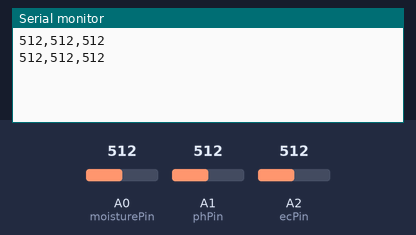
The sketch below on a simulated Arduino Uno, built with avr-gcc and run on an emulated ATmega328P. Shown: the last lines printed to the serial monitor. The inputs (shaded band) are chosen by the test bench; at power-on: A0 (moisturePin) = 512, A1 (phPin) = 512, A2 (ecPin) = 512.

Above: at 2.8 s.
2.9 s: A0 (moisturePin) set to 716
At 5.1 s:
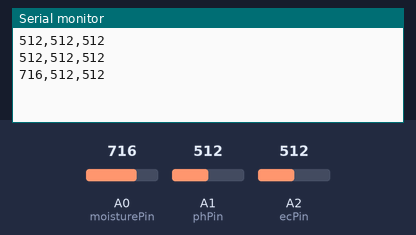
5.6 s: A1 (phPin) set to 716
At 6.6 s:
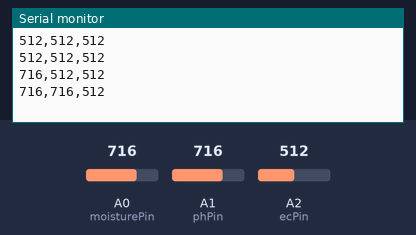
8.3 s: A2 (ecPin) set to 716
At 10.8 s:
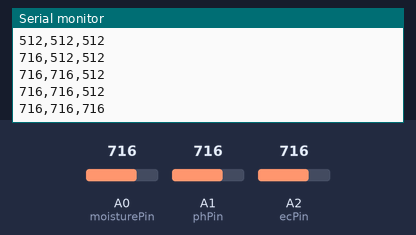
11.0 s: A0 (moisturePin) set to 900
At 12.5 s:
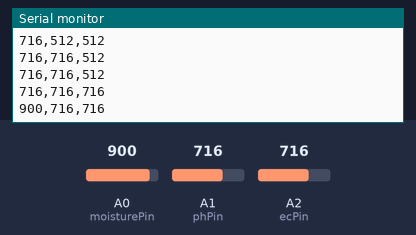
13.7 s: A1 (phPin) set to 900
At 15.2 s:
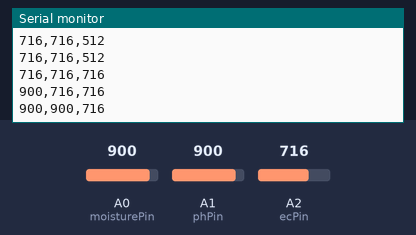
16.4 s: A2 (ecPin) set to 900
At 18.3 s:
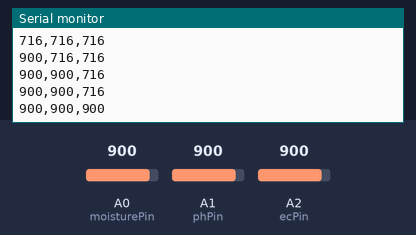
Timing chart, 0 to 19.8 s (numbered marks = the images above; inputs shaded):
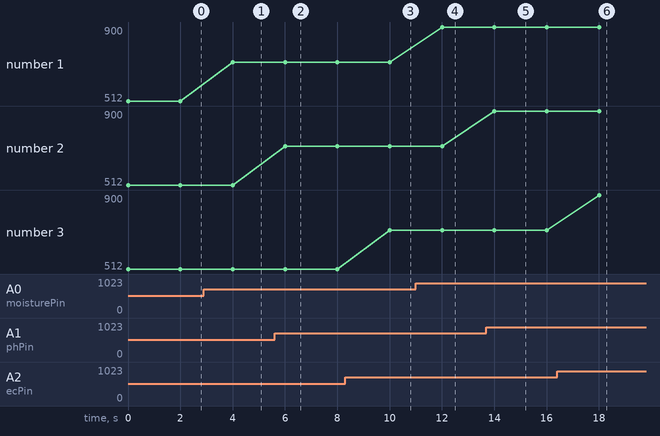

Measured:
- after the input at 2.9 s, the serial monitor: prints a new line after 1.1 s (image 1)
- after the input at 5.6 s, the serial monitor: prints a new line after 0.40 s (image 2)
- after the input at 8.3 s, the serial monitor: prints a new line after 1.7 s (image 3)
- after the input at 11.0 s, the serial monitor: prints a new line after 1.0 s (image 4)
- after the input at 13.7 s, the serial monitor: prints a new line after 0.31 s (image 5)
- after the input at 16.4 s, the serial monitor: prints a new line after 1.6 s (image 6)
- plotted number 1: 512 → 716 after the input at 2.9 s, 716 → 900 after the input at 11.0 s

The sketch:

arduino_soi_sensor.ino
```cpp
int moisturePin = A0;
int phPin = A1;
int ecPin = A2;

void setup() {
  Serial.begin(9600);
}

void loop() {
  int moisture = analogRead(moisturePin);
  int ph = analogRead(phPin);
  int ec = analogRead(ecPin);
  Serial.print(moisture);
  Serial.print(",");
  Serial.print(ph);
  Serial.print(",");
  Serial.println(ec);
  delay(2000);
}
```
